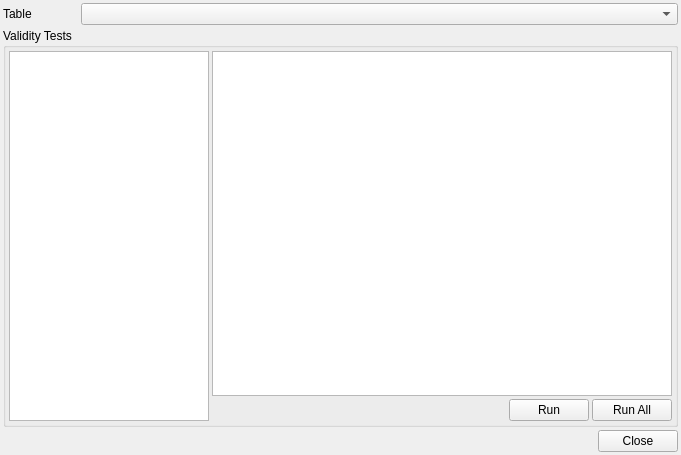
<ui version="4.0" >
 <class>ValidityChecker</class>
 <widget class="QWidget" name="ValidityChecker" >
  <property name="geometry" >
   <rect>
    <x>0</x>
    <y>0</y>
    <width>681</width>
    <height>455</height>
   </rect>
  </property>
  <property name="windowTitle" >
   <string>Validity Checker</string>
  </property>
  <layout class="QGridLayout" >
   <property name="margin" >
    <number>3</number>
   </property>
   <property name="spacing" >
    <number>3</number>
   </property>
   <item row="1" column="0" colspan="2" >
    <widget class="QGroupBox" name="groupBox" >
     <property name="title" >
      <string>Validity Tests</string>
     </property>
     <layout class="QGridLayout" >
      <property name="margin" >
       <number>3</number>
      </property>
      <property name="spacing" >
       <number>3</number>
      </property>
      <item row="1" column="3" >
       <widget class="QPushButton" name="runAllButton" >
        <property name="text" >
         <string>Run All</string>
        </property>
       </widget>
      </item>
      <item row="1" column="2" >
       <widget class="QPushButton" name="runButton" >
        <property name="text" >
         <string>Run</string>
        </property>
       </widget>
      </item>
      <item row="1" column="1" >
       <spacer>
        <property name="orientation" >
         <enum>Qt::Horizontal</enum>
        </property>
        <property name="sizeHint" >
         <size>
          <width>231</width>
          <height>20</height>
         </size>
        </property>
       </spacer>
      </item>
      <item rowspan="2" row="0" column="0" >
       <widget class="QListWidget" name="testList" >
        <property name="maximumSize" >
         <size>
          <width>200</width>
          <height>16777215</height>
         </size>
        </property>
       </widget>
      </item>
      <item row="0" column="1" colspan="3" >
       <widget class="QTableWidget" name="testTable" >
        <property name="selectionMode" >
         <enum>QAbstractItemView::SingleSelection</enum>
        </property>
        <property name="selectionBehavior" >
         <enum>QAbstractItemView::SelectRows</enum>
        </property>
       </widget>
      </item>
     </layout>
    </widget>
   </item>
   <item row="2" column="1" >
    <widget class="QPushButton" name="closeButton" >
     <property name="text" >
      <string>Close</string>
     </property>
    </widget>
   </item>
   <item row="2" column="0" >
    <spacer>
     <property name="orientation" >
      <enum>Qt::Horizontal</enum>
     </property>
     <property name="sizeHint" >
      <size>
       <width>491</width>
       <height>20</height>
      </size>
     </property>
    </spacer>
   </item>
   <item row="0" column="0" colspan="2" >
    <layout class="QGridLayout" >
     <property name="margin" >
      <number>0</number>
     </property>
     <property name="spacing" >
      <number>3</number>
     </property>
     <item row="0" column="1" >
      <widget class="QComboBox" name="tableChooser" />
     </item>
     <item row="0" column="0" >
      <widget class="QLabel" name="label" >
       <property name="maximumSize" >
        <size>
         <width>75</width>
         <height>16777215</height>
        </size>
       </property>
       <property name="text" >
        <string>Table</string>
       </property>
      </widget>
     </item>
    </layout>
   </item>
  </layout>
 </widget>
 <tabstops>
  <tabstop>tableChooser</tabstop>
  <tabstop>testList</tabstop>
  <tabstop>testTable</tabstop>
  <tabstop>runButton</tabstop>
  <tabstop>runAllButton</tabstop>
  <tabstop>closeButton</tabstop>
 </tabstops>
 <resources/>
 <connections>
  <connection>
   <sender>closeButton</sender>
   <signal>clicked()</signal>
   <receiver>ValidityChecker</receiver>
   <slot>close()</slot>
   <hints>
    <hint type="sourcelabel" >
     <x>495</x>
     <y>433</y>
    </hint>
    <hint type="destinationlabel" >
     <x>436</x>
     <y>449</y>
    </hint>
   </hints>
  </connection>
 </connections>
</ui>
